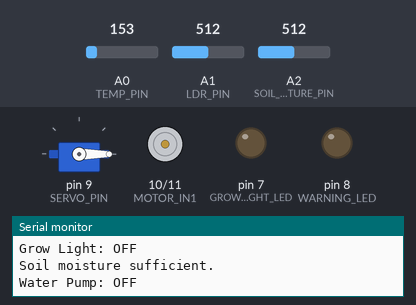
The sketch below on a simulated Arduino Uno, built with avr-gcc and run on an emulated ATmega328P. On the bench: servo, motor-driver pin pairs drawn as motors (green arrow = first pin HIGH = forward, orange = second pin HIGH = backward, longer = more drive, scaled by the enable pin), output pins drawn as LEDs (lit = HIGH), the last lines printed to the serial monitor. The inputs (shaded band) are chosen by the test bench; at power-on: A0 (TEMP_PIN) = 153, A1 (LDR_PIN) = 512, A2 (SOIL_MOISTURE_PIN) = 512.

Above: at 2.0 s.
2.1 s: A0 (TEMP_PIN) set to 182
At 3.2 s:
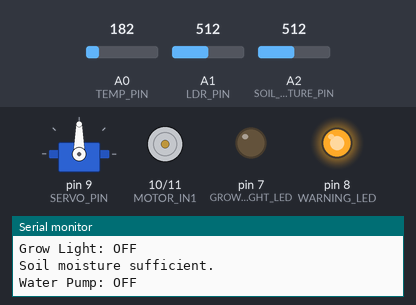
3.9 s: A1 (LDR_PIN) set to 484
At 5.5 s:
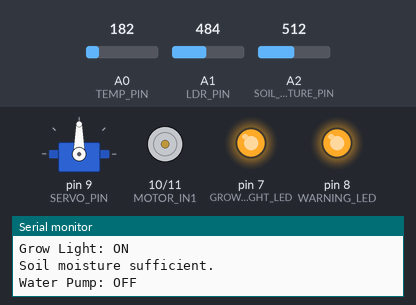
6.2 s: A2 (SOIL_MOISTURE_PIN) set to 428
10.6 s: A2 (SOIL_MOISTURE_PIN) set to 400
At 12.4 s:
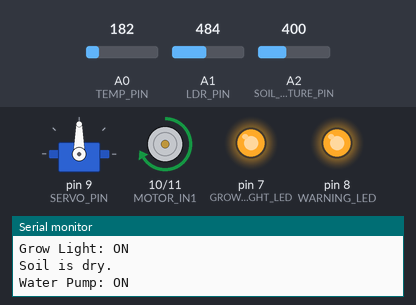
13.2 s: A1 (LDR_PIN) set to 510
At 14.6 s:
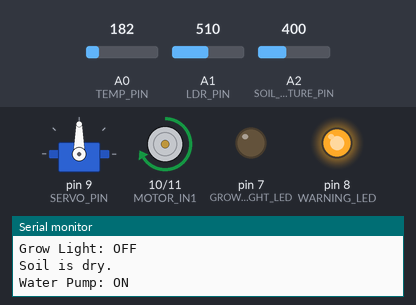
15.5 s: A0 (TEMP_PIN) set to 133
At 16.8 s:
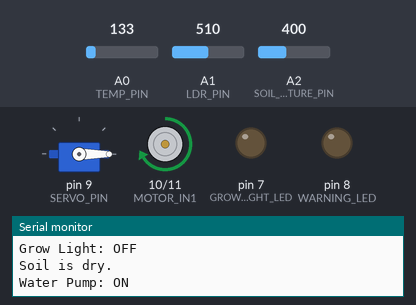
Timing chart, 0 to 18.5 s (numbered marks = the images above; inputs shaded):
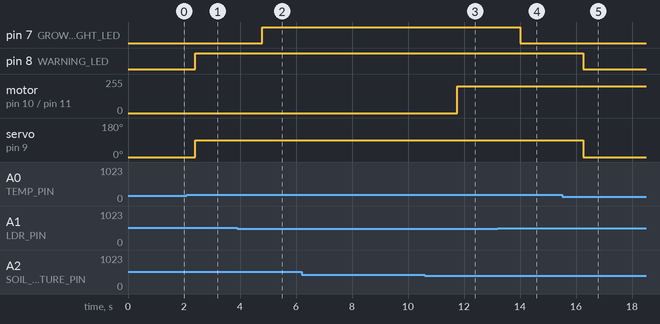

Measured:
- the behaviour switches between 163 and 164 on A0 (TEMP_PIN) (found by bisection; images 0 and 1)
- the behaviour switches between 500 and 499 on A1 (LDR_PIN) (found by bisection; images 1 and 2)
- the behaviour switches between 410 and 409 on A2 (SOIL_MOISTURE_PIN) (found by bisection; images 2 and 3)
- after the input at 2.1 s, pin 8 (WARNING_LED): LOW → HIGH after 0.31 s; servo on pin 9 (SERVO_PIN): 0° → 90° after 0.31 s
- after the input at 3.9 s, pin 7 (GROW_LIGHT_LED): LOW → HIGH after 0.89 s
- after the input at 10.6 s, motor on pin 10 (MOTOR_IN1) / pin 11 (MOTOR_IN2): stopped → forward 200/255 after 1.2 s
- after the input at 13.2 s, pin 7 (GROW_LIGHT_LED): HIGH → LOW after 0.81 s
- after the input at 15.5 s, pin 8 (WARNING_LED): HIGH → LOW after 0.76 s; servo on pin 9 (SERVO_PIN): 90° → 0° after 0.76 s

The sketch:

code-smart_greenhouse_controller.ino
```cpp
#include <Servo.h>


// Pin definitions


// TMP36 temperature sensor
#define TEMP_PIN A0

// LDR
#define LDR_PIN A1

// Potentiometer used to simulate soil moisture
#define SOIL_MOISTURE_PIN A2

// Grow light LED
#define GROW_LIGHT_LED 7

// Warning LED
#define WARNING_LED 8

// Servo motor for greenhouse window
#define SERVO_PIN 9

// L293D motor driver
#define MOTOR_IN1 10
#define MOTOR_IN2 11
#define MOTOR_ENABLE 6

Servo windowServo;


// Thresholds


#define TEMPERATURE_THRESHOLD 30.0
#define LIGHT_THRESHOLD 500
#define SOIL_MOISTURE_THRESHOLD 40

void setup()
{
  Serial.begin(9600);

  pinMode(GROW_LIGHT_LED, OUTPUT);
  pinMode(WARNING_LED, OUTPUT);

  pinMode(MOTOR_IN1, OUTPUT);
  pinMode(MOTOR_IN2, OUTPUT);
  pinMode(MOTOR_ENABLE, OUTPUT);

  windowServo.attach(SERVO_PIN);

  // Initial conditions
  windowServo.write(0);

  digitalWrite(GROW_LIGHT_LED, LOW);
  digitalWrite(WARNING_LED, LOW);

  digitalWrite(MOTOR_IN1, LOW);
  digitalWrite(MOTOR_IN2, LOW);
  analogWrite(MOTOR_ENABLE, 0);

  Serial.println("Greenhouse Controller");
  Serial.println("---------------------");
}

void loop()
{

  // Read sensors


  int tempRaw = analogRead(TEMP_PIN);
  int ldrValue = analogRead(LDR_PIN);
  int soilRaw = analogRead(SOIL_MOISTURE_PIN);


  // Convert TMP36 reading


  float voltage = tempRaw * (5.0 / 1023.0);

  float temperature = (voltage - 0.5) * 100.0;


  // Convert soil reading


  int soilMoisture = map(soilRaw, 0, 1023, 0, 100);
  soilMoisture = constrain(soilMoisture, 0, 100);


  // Display sensor readings


  Serial.println("---------------------");

  Serial.print("Temperature: ");
  Serial.print(temperature);
  Serial.println(" °C");

  Serial.print("LDR Value: ");
  Serial.println(ldrValue);

  Serial.print("Soil Moisture: ");
  Serial.print(soilMoisture);
  Serial.println(" %");


  // Temperature control


  if (temperature > TEMPERATURE_THRESHOLD)
  {
    windowServo.write(90);

    digitalWrite(WARNING_LED, HIGH);

    Serial.println("High temperature!");
    Serial.println("Window: OPEN");
    Serial.println("Warning LED: ON");
  }
  else
  {
    windowServo.write(0);

    digitalWrite(WARNING_LED, LOW);

    Serial.println("Temperature normal.");
    Serial.println("Window: CLOSED");
    Serial.println("Warning LED: OFF");
  }


  // Light control


  if (ldrValue < LIGHT_THRESHOLD)
  {
    digitalWrite(GROW_LIGHT_LED, HIGH);

    Serial.println("Low light detected.");
    Serial.println("Grow Light: ON");
  }
  else
  {
    digitalWrite(GROW_LIGHT_LED, LOW);

    Serial.println("Sufficient light detected.");
    Serial.println("Grow Light: OFF");
  }


  // Irrigation control


  if (soilMoisture < SOIL_MOISTURE_THRESHOLD)
  {
    // Turn water pump ON
    digitalWrite(MOTOR_IN1, HIGH);
    digitalWrite(MOTOR_IN2, LOW);
    analogWrite(MOTOR_ENABLE, 200);

    Serial.println("Soil is dry.");
    Serial.println("Water Pump: ON");
  }
  else
  {
    // Turn water pump OFF
    digitalWrite(MOTOR_IN1, LOW);
    digitalWrite(MOTOR_IN2, LOW);
    analogWrite(MOTOR_ENABLE, 0);

    Serial.println("Soil moisture sufficient.");
    Serial.println("Water Pump: OFF");
  }

  delay(1000);
}
```
